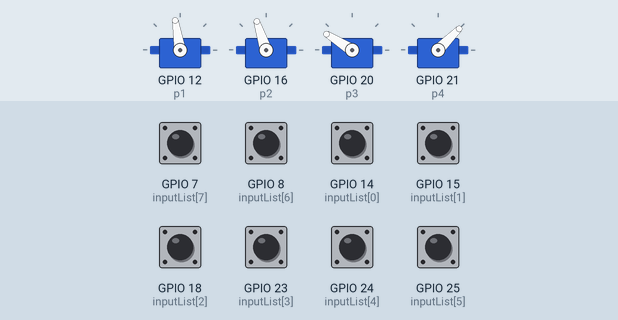
This program was run on a simulated Raspberry Pi (BCM pin numbers). Shown: 4 × servo. The test bench sets the inputs (shaded band); at power-on: GPIO 7 (inputList[7]), GPIO 8 (inputList[6]), GPIO 14 (inputList[0]), GPIO 15 (inputList[1]), GPIO 18 (inputList[2]), GPIO 23 (inputList[3]), GPIO 24 (inputList[4]), GPIO 25 (inputList[5]) HIGH. Servo angles are drawn from the pulse width (0.5 ms = 0°, 2.5 ms = 180°).

Above: at 1.2 s.
1.3 s: GPIO 7 (inputList[7]) pulled LOW for 1 s
At 2.9 s:
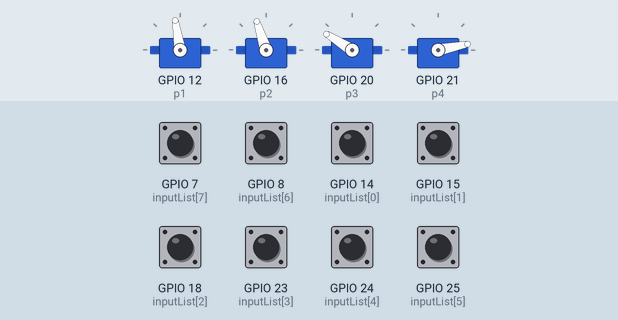
3.8 s: GPIO 8 (inputList[6]) pulled LOW for 1 s
At 5.4 s:
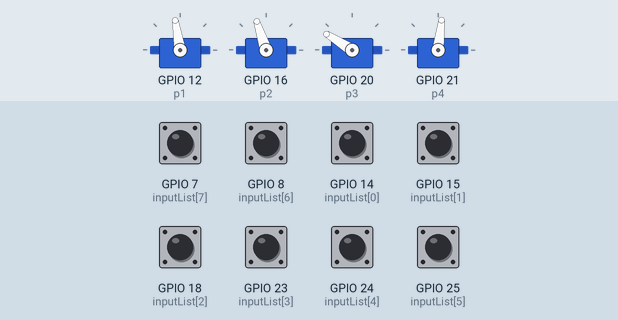
6.3 s: GPIO 14 (inputList[0]) pulled LOW for 0.15 s
At 7.4 s:
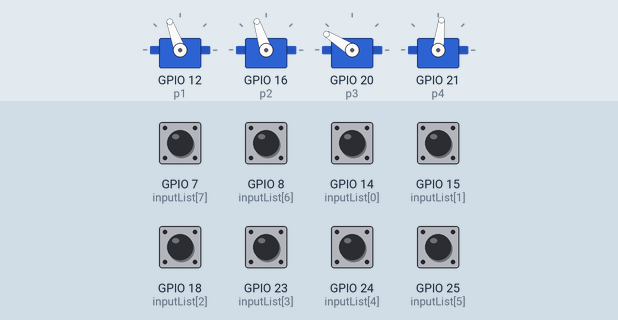
7.9 s: GPIO 23 (inputList[3]) pulled LOW for 0.15 s
At 8.4 s:
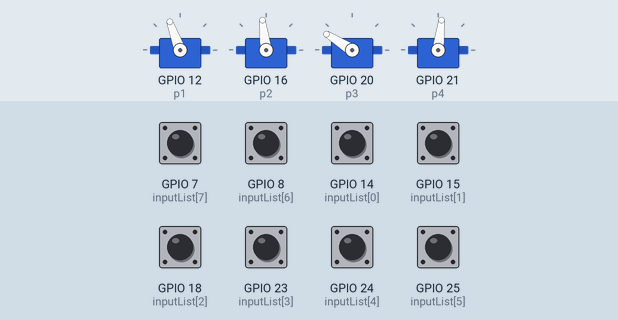
9.5 s: GPIO 18 (inputList[2]) pulled LOW for 1 s
At 11.2 s:
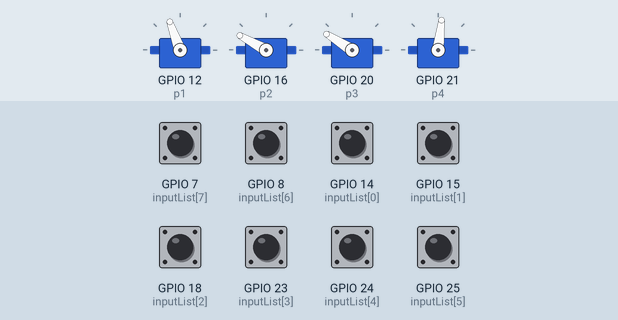
12.0 s: GPIO 15 (inputList[1]) pulled LOW for 0.15 s
At 13.6 s:
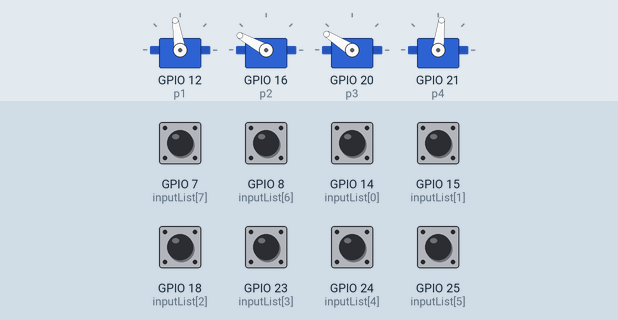
Timing chart, 0 to 14.6 s (numbered marks = the images above; inputs shaded):
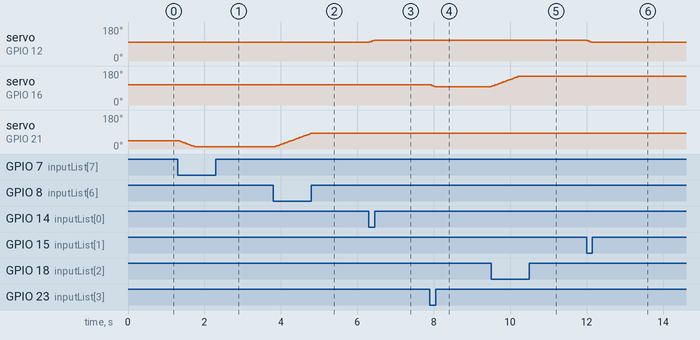

The program:

practica5.py
```python
#!/usr/bin/python
#Configuracion general de registros
import time
import RPi.GPIO as GPIO
from Robot import Robot
GPIO.setmode(GPIO.BCM)
GPIO.setwarnings(False)
#Configuracion de puertos por servomotor
inputList = (14,15,18,23,24,25,8,7)
outputList = (16,20,21,12)

for i in inputList:
	GPIO.setup(i,GPIO.IN, pull_up_down=GPIO.PUD_UP)

for i in outputList:
	GPIO.setup(i,GPIO.OUT)

Jarvis = Robot(8,8.5,10.75,5)

#Definiendo subprogramas.
#Configuracion de pines para la generacion de PWM
#GPIO.PWM(#pin,FrecuenciaPWM)
#GPIO.PWM.start() inicia la generacion del PWM

#Servomotor 1
p1 = GPIO.PWM(12, 50)
p1.start(Jarvis.getBase())

#Servomotor 2
p2 = GPIO.PWM(16, 50)
p2.start(Jarvis.getCodo())

#Servomotor 3
p3 = GPIO.PWM(20, 50)
p3.start(Jarvis.getHombro())

#Servomotor 4
p4 = GPIO.PWM(21, 50)
p4.start(Jarvis.getGarra())


d = 0.125
#Constantes que representan los limites superiores e inferiores del DutyCylce
ls1 = 13
li1 = 3

ls2 = 11
li2 = 6

ls3 = 13
li3 = 8.5

ls4 = 8
li4 = 3

try:
	while 1:

		#Control de Servomotor1
		if (GPIO.input(14) == 0) and Jarvis.getBase() < ls1:
			Jarvis.setBase(Jarvis.getBase() + d)
		elif (GPIO.input(15) == 0) and Jarvis.getBase() > li1:
			Jarvis.setBase(Jarvis.getBase() - d)

		if Jarvis.getBase() < ls1 and Jarvis.getBase() > li1:
			p1.ChangeDutyCycle(Jarvis.getBase())

		#Control de Servomotor2
		if (GPIO.input(18) == 0) and Jarvis.getCodo() < ls2:
			Jarvis.setCodo(Jarvis.getCodo() + d)
		elif (GPIO.input(23) == 0) and Jarvis.getCodo() > li2:
			Jarvis.setCodo(Jarvis.getCodo() - d)

		if Jarvis.getCodo() < ls2 and Jarvis.getCodo() > li2:
			p2.ChangeDutyCycle(Jarvis.getCodo())


		#Control de Servomotor3
		if (GPIO.input(24) == 0) and Jarvis.getHombro() < ls3:
			Jarvis.setHombro(Jarvis.getHombro() + d)
		elif (GPIO.input(25) == 0) and Jarvis.getHombro() > li3:
			Jarvis.setHombro(Jarvis.getHombro() - d)

		if Jarvis.getHombro() < ls3 and Jarvis.getHombro() > li3:
			p3.ChangeDutyCycle(Jarvis.getHombro())


		#Control de Servomotor4
		if (GPIO.input(8) == 0) and Jarvis.getGarra() < ls4:
			Jarvis.setGarra(Jarvis.getGarra() + d)
		elif (GPIO.input(7) == 0) and Jarvis.getGarra() > li4:
			Jarvis.setGarra(Jarvis.getGarra() - d)

		if Jarvis.getGarra() < ls4 and Jarvis.getGarra() > li4:
			p4.ChangeDutyCycle(Jarvis.getGarra())

		time.sleep(0.03)


except KeyboardInterrupt:
	print("Interrupcion por teclado")
p1.stop()
p2.stop()
p3.stop()
p4.stop()
GPIO.cleanup()
```

Robot.py
```python
#!/usr/bin/python
class Robot:
#	Metodo Constructor
	def __init__(self,base,codo,hombro,garra):
		self.base = base
		self.codo = codo
		self.hombro = hombro
		self.garra = garra

	def setBase(self,base):
		self.base = base

	def getBase(self):
		return self.base


	def setCodo(self,codo):
		self.codo = codo

	def getCodo(self):
		return self.codo


	def setHombro(self,hombro):
		self.hombro = hombro

	def getHombro(self):
		return self.hombro


	def setGarra(self,garra):
		self.garra = garra

	def getGarra(self):
		return self.garra
```

Measured:
- after the input at 1.3 s, servo on GPIO 21 (p4): moves from 45° to 11° over 0.42 s, starting at once
- after the input at 3.8 s, servo on GPIO 21 (p4): moves from 11° to 83° over 0.93 s, starting after 0.05 s
- after the input at 6.3 s, servo on GPIO 12 (p1): 99° → 110° at once
- after the input at 7.9 s, servo on GPIO 16 (p2): 108° → 97° at once
- after the input at 9.5 s, servo on GPIO 16 (p2): moves from 97° to 151° over 0.69 s, starting at once
- after the input at 12.0 s, servo on GPIO 12 (p1): 110° → 99° at once
